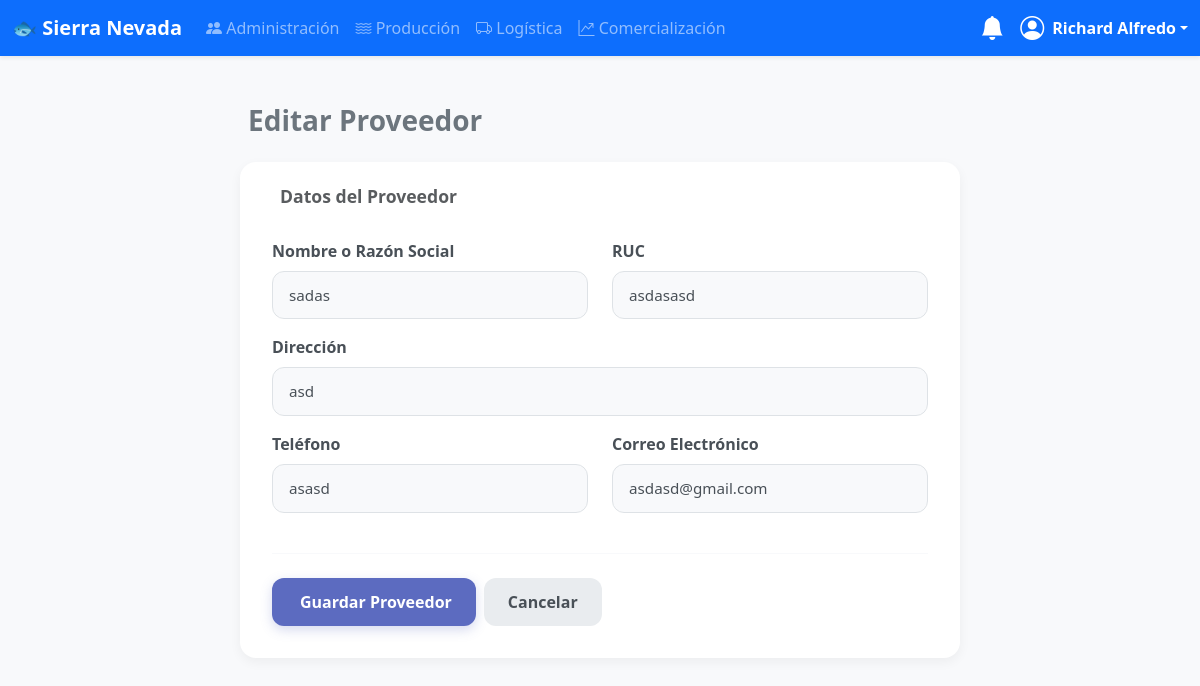
Page /logistica/proveedores/2/editar/ (signed in) on the earlier database version.
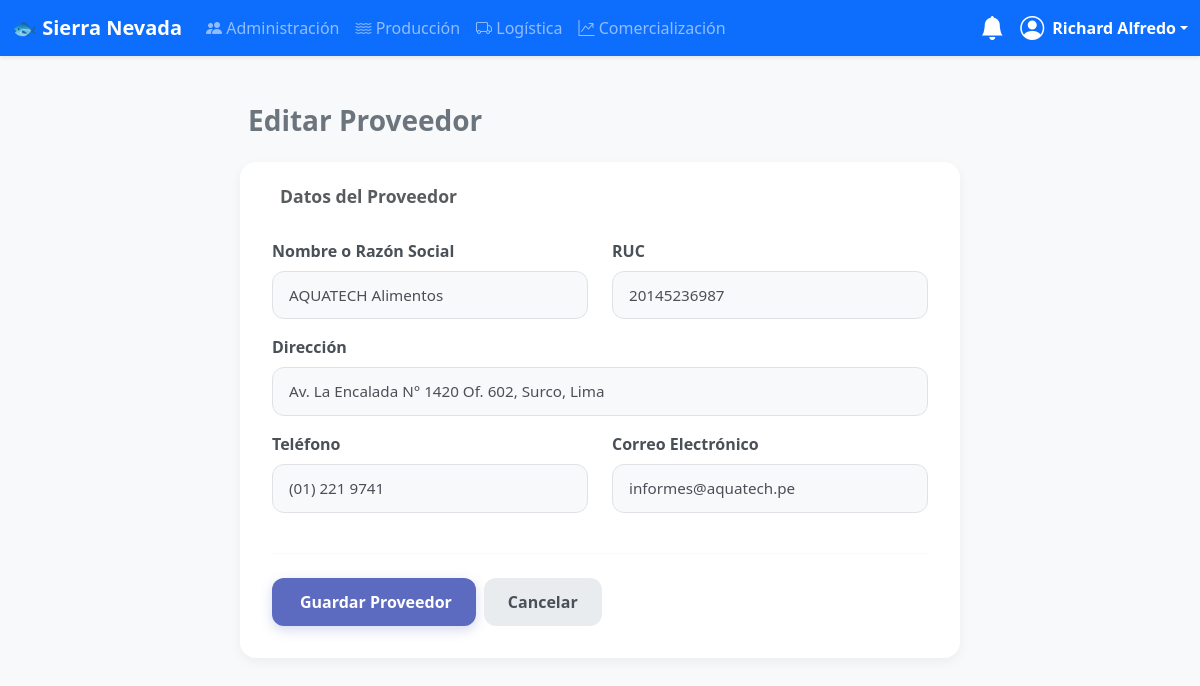
Same page on the later database version.
### logistica/models.py (models this page shows, shortened)
class Proveedor(models.Model):
    nombre = models.CharField(max_length=255, verbose_name="Nombre o Razón Social")
    ruc = models.CharField(max_length=11, unique=True, verbose_name="RUC")
    direccion = models.CharField(max_length=255, blank=True, null=True, verbose_name="Dirección")
    telefono = models.CharField(max_length=20, blank=True, null=True, verbose_name="Teléfono")
    email = models.EmailField(blank=True, null=True, verbose_name="Correo Electrónico")
    estado = models.BooleanField(default=True)

### logistica/views.py (the view)
# urls.py: path('proveedores/<int:pk>/editar/', views.ProveedorUpdateView.as_view(), name='proveedor-update'),
class ProveedorUpdateView(LogisticaPermissionMixin, UpdateView):
    model = Proveedor
    form_class = ProveedorForm
    template_name = 'logistica/proveedor_form.html'
    success_url = reverse_lazy('proveedor-list')
    extra_context = {'titulo': 'Editar Proveedor'}

### logistica/forms.py
class ProveedorForm(forms.ModelForm):
    class Meta:
        model = Proveedor
        fields = ['nombre', 'ruc', 'direccion', 'telefono', 'email']
        widgets = {
            'nombre': forms.TextInput(attrs={'class': 'form-control', 'placeholder': 'Ej: Proveedor S.A.C.'}),
            'ruc': forms.TextInput(attrs={'class': 'form-control', 'placeholder': 'Ej: 20123456789'}),
            'direccion': forms.TextInput(attrs={'class': 'form-control', 'placeholder': 'Ej: Av. Principal 123'}),
            'telefono': forms.TextInput(attrs={'class': 'form-control', 'placeholder': 'Ej: 987654321'}),
            'email': forms.EmailInput(attrs={'class': 'form-control', 'placeholder': 'Ej: contacto@proveedor.com'}),
        }

### logistica/views.py (called while the page is built)
    def test_func(self):
        return self.request.user.is_staff or self.request.user.groups.filter(name='Logistica').exists()

### usuarios/templatetags/auth_extras.py (called while the page is built)
@register.filter(name='has_group')
def has_group(user, group_name):
    return user.groups.filter(name=group_name).exists()

### templates/logistica/proveedor_form.html (shortened to what this page needs)
{% extends 'base.html' %}
{% load static %}
{% block content %}
<div class="container-fluid py-4">
    <div class="row justify-content-center">
        <div class="col-lg-8">
            <div class="d-flex align-items-center justify-content-between mb-4">
                <h3 class="fw-semibold text-secondary mb-0">
                     {{ titulo }}
                </h3>
            </div>
            <div class="card">
                <div class="card-header">
                    <h6 class="text-muted mb-0">
                         Datos del Proveedor
                    </h6>
                </div>
                <div class="card-body">
                    <form method="post">
                        <div class="row">
                            <div class="col-md-6">
                                <div class="form-group mb-3">
                                    <label>{{ form.nombre.label }}</label>
                                    {{ form.nombre }}
                                </div>
                            </div>
                            <div class="col-md-6">
                                <div class="form-group mb-3">
                                    <label>{{ form.ruc.label }}</label>
                                    {{ form.ruc }}
                                </div>
                            </div>
                        </div>
                        <div class="row">
                            <div class="col-12">
                                <div class="form-group mb-3">
                                    <label>{{ form.direccion.label }}</label>
                                    {{ form.direccion }}
                                </div>
                            </div>
                        </div>
                        <div class="row">
                            <div class="col-md-6">
                                <div class="form-group mb-3">
                                    <label>{{ form.telefono.label }}</label>
                                    {{ form.telefono }}
                                </div>
                            </div>
                            <div class="col-md-6">
                                <div class="form-group mb-3">
                                    <label>{{ form.email.label }}</label>
                                    {{ form.email }}
                                </div>
                            </div>
                        </div>
                        <hr>
                        <div class="d-flex gap-2">
                            <button type="submit" class="btn btn-primary">
                                 Guardar Proveedor
                            </button>
                            <a href="{% url 'proveedor-list' %}" class="btn btn-secondary">
                                Cancelar
                            </a>
                        </div>
                    </form>
                </div>
            </div>
        </div>
    </div>
</div>
{% endblock %}

Differences in the rows shown:
changed Proveedor: nombre "sadas" → "AQUATECH Alimentos"; ruc "asdasasd" → "20145236987"; direccion "asd" → "Av. La Encalada N° 1420 Of. 602, Surco, Lima"; telefono "asasd" → "(01) 221 9741"; email "asdasd@gmail.com" → "informes@aquatech.pe"
